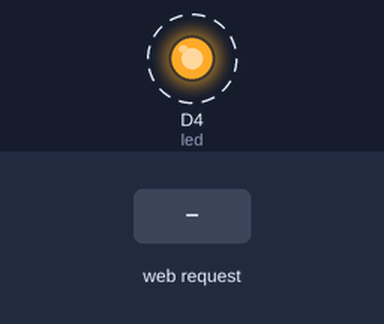
A sketch run on a simulated ESP8266 (NodeMCU). Shown: output pins drawn as LEDs (lit = HIGH). Dashed ring = blinking. The test bench sets the inputs (shaded band). What the sketch prints to the serial monitor is not drawn.

Above: at 4.8 s.
4.9 s: HTTP request GET /ledon received
Timing chart, 0 to 14.4 s (numbered marks = the images above; inputs shaded):
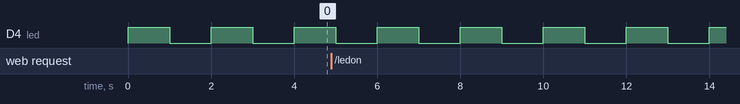

Measured:
- by itself, D4 (led): alternates HIGH for 1.0 s and LOW for 1.0 s

The sketch:

esp8266.ino
```cpp
#include<ESP8266WiFi.h>
WiFiClient client;
WiFiServer server(80);
#define led D4
void setup() {
  Serial.begin(9600);
  WiFi.softAP("NODEMCU","12345678");
  Serial.println();
  Serial.println("NODEMCU started");
  Serial.println(WiFi.softAPIP());
  server.begin();
  pinMode(led,OUTPUT);
}

void loop() {
  // put your main code here, to run repeatedly:
client=server.available();
if(client==1){
  String request=client.readStringUntil('\n');
  Serial.println(request);
  request.trim();
  if(request=="GET /ledon HTTP/1.1")
  {
    digitalWrite(led,HIGH);

  }
}


digitalWrite(led,HIGH);
delay(1000);
digitalWrite(led,LOW);
delay(1000);

}
```
